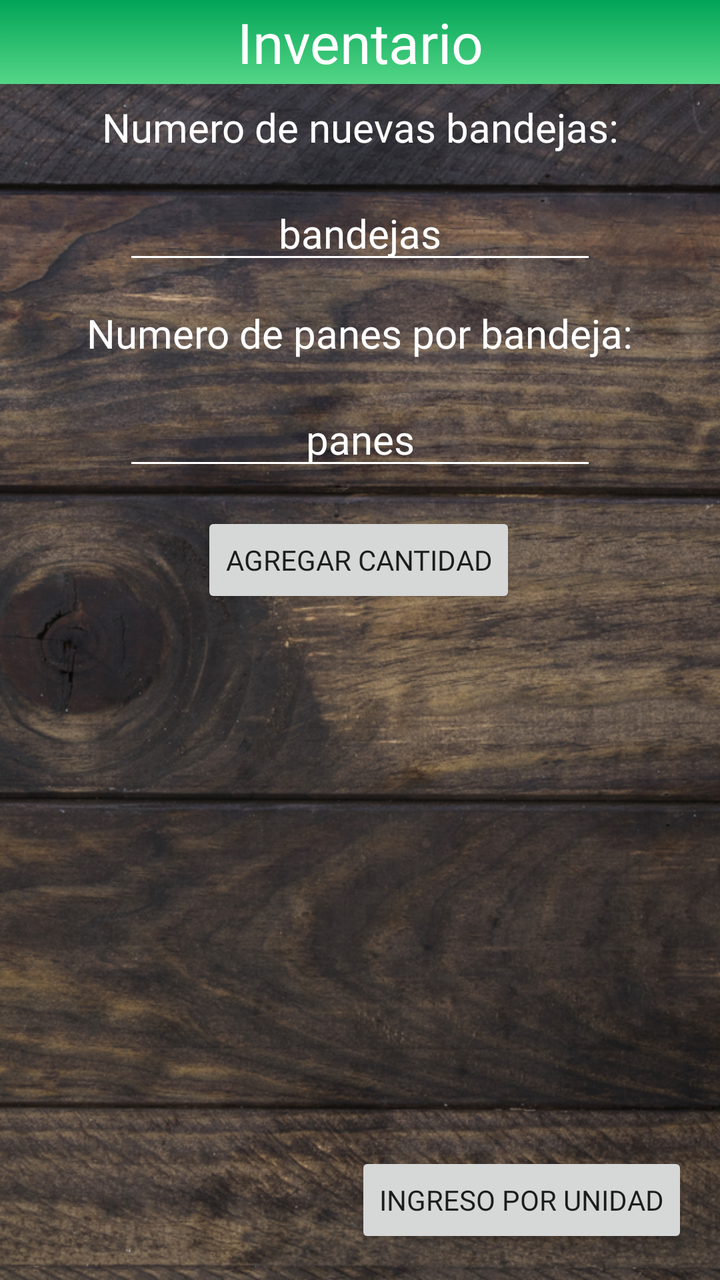
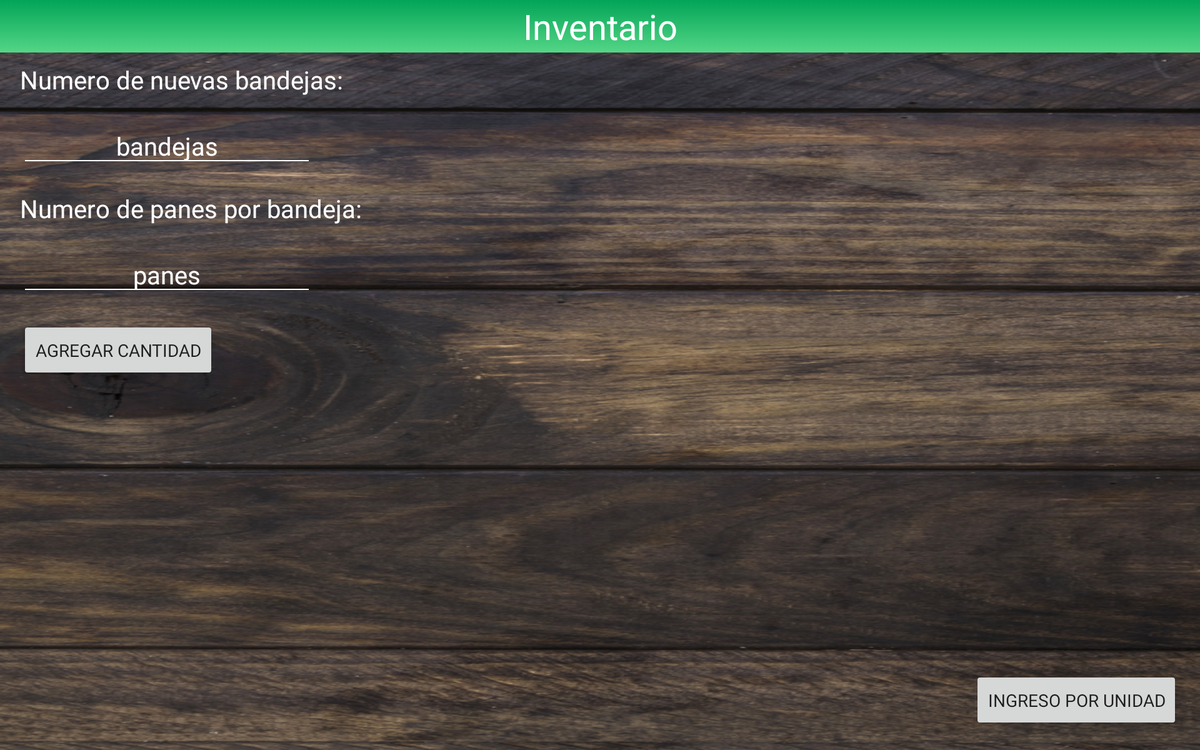

First picture: res/layout/ on a phone held upright. Second picture: the repository's own variant of that layout, on a device whose configuration matches the variant's folder. Source for both follows.
<!-- AndroidManifest.xml: application theme AppTheme -->
<!-- res/layout/activity_edicion_bandejas.xml -->
<?xml version="1.0" encoding="utf-8"?>

<android.support.constraint.ConstraintLayout xmlns:android="http://schemas.android.com/apk/res/android"
    xmlns:app="http://schemas.android.com/apk/res-auto"
    xmlns:tools="http://schemas.android.com/tools"
    android:layout_width="match_parent"
    android:layout_height="match_parent"
    tools:context=".EdicionBandejasActivity"
    android:background="@drawable/backgroundlist"
    android:orientation="vertical">

    <TextView
        android:id="@+id/txt_datos_traidos_pan2"
        android:layout_width="match_parent"
        android:layout_height="42dp"
        android:background="@drawable/gradiant_toolbar"
        android:text="@string/texto3"
        android:gravity="center"
        android:textAppearance="@style/TextAppearance.AppCompat.Medium"
        android:textColor="@color/colorBlanco"
        android:textSize="28sp"
        app:fontFamily="@font/autour_one"
        app:layout_constraintEnd_toEndOf="parent"
        app:layout_constraintStart_toStartOf="parent"
        app:layout_constraintTop_toTopOf="parent" />

    <EditText
        android:id="@+id/et_ingresar1_pan2"
        android:layout_width="wrap_content"
        android:layout_height="wrap_content"
        android:layout_marginStart="16dp"
        android:layout_marginTop="16dp"
        android:layout_marginEnd="16dp"
        android:ems="10"
        android:gravity="center"
        android:hint="bandejas"
        android:textColorHint="#ffffff"
        android:backgroundTint="@color/colorBlanco"
        android:inputType="number"
        android:textColor="@color/colorBlanco"
        android:textSize="20sp"
        app:fontFamily="@font/autour_one"
        app:layout_constraintEnd_toEndOf="parent"
        app:layout_constraintStart_toStartOf="parent"
        app:layout_constraintTop_toBottomOf="@+id/txt_info_panes2" />

    <TextView
        android:id="@+id/txt_info_panes2"
        android:layout_width="wrap_content"
        android:layout_height="wrap_content"
        android:layout_marginStart="16dp"
        android:layout_marginTop="50dp"
        android:layout_marginEnd="16dp"
        android:text="@string/nBandejas"
        android:textColor="#ffffff"
        android:textSize="20sp"
        app:fontFamily="@font/autour_one"
        app:layout_constraintEnd_toEndOf="parent"
        app:layout_constraintStart_toStartOf="parent"
        app:layout_constraintTop_toTopOf="@+id/txt_datos_traidos_pan2" />

    <TextView
        android:id="@+id/txt_info_bandejas"
        android:layout_width="wrap_content"
        android:layout_height="wrap_content"
        android:layout_marginStart="16dp"
        android:layout_marginTop="16dp"
        android:layout_marginEnd="16dp"
        android:text="@string/nPanes2"
        android:textColor="#ffffff"
        android:textSize="20sp"
        app:fontFamily="@font/autour_one"
        app:layout_constraintEnd_toEndOf="parent"
        app:layout_constraintStart_toStartOf="parent"
        app:layout_constraintTop_toBottomOf="@+id/et_ingresar1_pan2" />

    <EditText
        android:id="@+id/et_ingresar2_pan2"
        android:layout_width="wrap_content"
        android:layout_height="wrap_content"
        android:layout_marginStart="16dp"
        android:layout_marginTop="16dp"
        android:layout_marginEnd="16dp"
        android:ems="10"
        android:gravity="center"
        android:hint="panes"
        android:textColorHint="#ffffff"
        android:backgroundTint="@color/colorBlanco"
        android:inputType="number"
        android:textColor="@color/colorBlanco"
        android:textSize="20sp"
        app:fontFamily="@font/autour_one"
        app:layout_constraintEnd_toEndOf="parent"
        app:layout_constraintStart_toStartOf="parent"
        app:layout_constraintTop_toBottomOf="@+id/txt_info_bandejas" />

    <Button
        android:id="@+id/btn_cambio2"
        android:layout_width="wrap_content"
        android:layout_height="wrap_content"
        android:layout_marginEnd="16dp"
        android:layout_marginBottom="16dp"
        android:onClick="PasarAunidad"
        android:text="@string/btnCambio2"
        app:fontFamily="@font/autour_one"
        app:layout_constraintBottom_toBottomOf="parent"
        app:layout_constraintEnd_toEndOf="parent" />

    <Button
        android:id="@+id/btn_agregar_pan2"
        android:layout_width="wrap_content"
        android:layout_height="wrap_content"
        android:layout_marginStart="8dp"
        android:layout_marginTop="16dp"
        android:layout_marginEnd="8dp"
        android:text="@string/btnAumentar"
        app:fontFamily="@font/autour_one"
        app:layout_constraintEnd_toEndOf="parent"
        app:layout_constraintHorizontal_bias="0.497"
        app:layout_constraintStart_toStartOf="parent"
        app:layout_constraintTop_toBottomOf="@+id/et_ingresar2_pan2" />

    <ImageView
        android:id="@+id/imageView21"
        android:layout_width="40dp"
        android:layout_height="40dp"
        android:layout_marginTop="2dp"
        android:contentDescription="@string/imgDescrip2"
        app:layout_constraintEnd_toEndOf="parent"
        app:layout_constraintStart_toStartOf="parent"
        app:layout_constraintTop_toBottomOf="@+id/btn_agregar_pan2"
        app:srcCompat="@mipmap/plus2" />

</android.support.constraint.ConstraintLayout>
<!-- resources referenced by this layout -->
<resources>
  <color name="colorBlanco">#ffffff</color>
  <!-- drawable backgroundlist: png bitmap (drawable, 954485 bytes) -->
  <!-- drawable gradiant_toolbar (drawable) -->
  <?xml version="1.0" encoding="utf-8"?>
  
  <selector xmlns:android="http://schemas.android.com/apk/res/android">
      <item>
          <shape>
              <gradient
                  android:angle="270"
                  android:startColor="@color/colorPrimary"
                  android:endColor="@color/colorPrimaryLight"
                  android:type="linear"
                  />
          </shape>
      </item>
  </selector>
  <string name="btnAumentar">Agregar Cantidad</string>
  <string name="btnCambio2">Ingreso por unidad</string>
  <string name="imgDescrip2">img19</string>
  <string name="nBandejas">Numero de nuevas bandejas: </string>
  <string name="nPanes2">Numero de panes por bandeja: </string>
  <string name="texto3">Inventario</string>
  <style name="AppTheme" parent="Theme.AppCompat.Light.NoActionBar">
          
          <item name="colorPrimary">@color/colorPrimary</item>
          <item name="colorPrimaryDark">@color/colorPrimaryDark</item>
          <item name="colorAccent">@color/colorAccent</item>
          <item name="editTextColor">#fffffa</item>
      </style>
  <color name="colorPrimary">#02a458</color>
  <color name="colorPrimaryLight">#54d686</color>
  <color name="colorPrimaryDark">#00742d</color>
  <color name="colorAccent">#dff644</color>
</resources>
<!-- res/layout-large-land/activity_edicion_bandejas.xml (the repository's variant of the layout above) -->
<!-- drawn on a 7-inch tablet turned sideways -->
<?xml version="1.0" encoding="utf-8"?>

<android.support.constraint.ConstraintLayout xmlns:android="http://schemas.android.com/apk/res/android"
    xmlns:app="http://schemas.android.com/apk/res-auto"
    xmlns:tools="http://schemas.android.com/tools"
    android:layout_width="match_parent"
    android:layout_height="match_parent"
    tools:context=".EdicionBandejasActivity"
    android:background="@drawable/backgroundlist"
    android:orientation="vertical">

    <TextView
        android:id="@+id/txt_datos_traidos_pan2"
        android:layout_width="match_parent"
        android:layout_height="42dp"
        android:background="@drawable/gradiant_toolbar"
        android:text="@string/texto3"
        android:gravity="center"
        android:textAppearance="@style/TextAppearance.AppCompat.Medium"
        android:textColor="@color/colorBlanco"
        android:textSize="28sp"
        app:fontFamily="@font/autour_one"
        app:layout_constraintEnd_toEndOf="parent"
        app:layout_constraintStart_toStartOf="parent"
        app:layout_constraintTop_toTopOf="parent" />

    <EditText
        android:id="@+id/et_ingresar1_pan2"
        android:layout_width="wrap_content"
        android:layout_height="wrap_content"
        android:layout_marginStart="16dp"
        android:layout_marginTop="16dp"
        android:backgroundTint="@color/colorBlanco"
        android:ems="10"
        android:gravity="center"
        android:hint="bandejas"
        android:inputType="number"
        android:textColor="@color/colorBlanco"
        android:textColorHint="#ffffff"
        android:textSize="20sp"
        app:fontFamily="@font/autour_one"
        app:layout_constraintStart_toStartOf="parent"
        app:layout_constraintTop_toBottomOf="@+id/txt_info_panes2" />

    <TextView
        android:id="@+id/txt_info_panes2"
        android:layout_width="wrap_content"
        android:layout_height="wrap_content"
        android:layout_marginStart="16dp"
        android:layout_marginTop="50dp"
        android:text="@string/nBandejas"
        android:textColor="#ffffff"
        android:textSize="20sp"
        app:fontFamily="@font/autour_one"
        app:layout_constraintStart_toStartOf="parent"
        app:layout_constraintTop_toTopOf="@+id/txt_datos_traidos_pan2" />

    <TextView
        android:id="@+id/txt_info_bandejas"
        android:layout_width="wrap_content"
        android:layout_height="wrap_content"
        android:layout_marginStart="16dp"
        android:layout_marginTop="16dp"
        android:text="@string/nPanes2"
        android:textColor="#ffffff"
        android:textSize="20sp"
        app:fontFamily="@font/autour_one"
        app:layout_constraintStart_toStartOf="parent"
        app:layout_constraintTop_toBottomOf="@+id/et_ingresar1_pan2" />

    <EditText
        android:id="@+id/et_ingresar2_pan2"
        android:layout_width="wrap_content"
        android:layout_height="wrap_content"
        android:layout_marginStart="16dp"
        android:layout_marginTop="16dp"
        android:backgroundTint="@color/colorBlanco"
        android:ems="10"
        android:gravity="center"
        android:hint="panes"
        android:inputType="number"
        android:textColor="@color/colorBlanco"
        android:textColorHint="#ffffff"
        android:textSize="20sp"
        app:fontFamily="@font/autour_one"
        app:layout_constraintStart_toStartOf="parent"
        app:layout_constraintTop_toBottomOf="@+id/txt_info_bandejas" />

    <Button
        android:id="@+id/btn_cambio2"
        android:layout_width="wrap_content"
        android:layout_height="wrap_content"
        android:layout_marginEnd="16dp"
        android:layout_marginBottom="16dp"
        android:onClick="PasarAunidad"
        android:text="@string/btnCambio2"
        app:fontFamily="@font/autour_one"
        app:layout_constraintBottom_toBottomOf="parent"
        app:layout_constraintEnd_toEndOf="parent" />

    <Button
        android:id="@+id/btn_agregar_pan2"
        android:layout_width="wrap_content"
        android:layout_height="wrap_content"
        android:layout_marginStart="16dp"
        android:layout_marginTop="16dp"
        android:text="@string/btnAumentar"
        app:fontFamily="@font/autour_one"
        app:layout_constraintStart_toStartOf="parent"
        app:layout_constraintTop_toBottomOf="@+id/et_ingresar2_pan2" />

    <ImageView
        android:id="@+id/imageView21"
        android:layout_width="40dp"
        android:layout_height="40dp"
        android:layout_marginTop="1dp"
        android:layout_marginStart="76dp"
        android:contentDescription="@string/imgDescrip2"
        app:layout_constraintStart_toStartOf="parent"
        app:layout_constraintTop_toBottomOf="@+id/btn_agregar_pan2"
        app:srcCompat="@mipmap/plus2" />

</android.support.constraint.ConstraintLayout>
